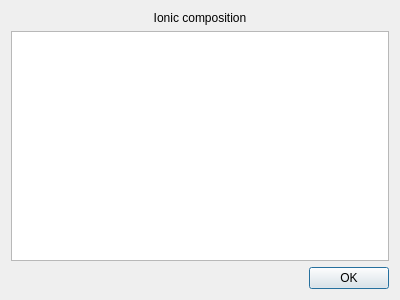
<?xml version="1.0" encoding="UTF-8"?>
<ui version="4.0">
 <class>IonicCompositionDialog</class>
 <widget class="QDialog" name="IonicCompositionDialog">
  <property name="geometry">
   <rect>
    <x>0</x>
    <y>0</y>
    <width>400</width>
    <height>300</height>
   </rect>
  </property>
  <property name="windowTitle">
   <string>Dialog</string>
  </property>
  <layout class="QVBoxLayout" name="verticalLayout">
   <item>
    <widget class="QLabel" name="ql_caption">
     <property name="text">
      <string>Ionic composition</string>
     </property>
     <property name="alignment">
      <set>Qt::AlignCenter</set>
     </property>
    </widget>
   </item>
   <item>
    <widget class="CopiableItemsTableView" name="qtvb_ionicComposition"/>
   </item>
   <item>
    <widget class="QDialogButtonBox" name="buttonBox">
     <property name="standardButtons">
      <set>QDialogButtonBox::Ok</set>
     </property>
    </widget>
   </item>
  </layout>
 </widget>
 <customwidgets>
  <customwidget>
   <class>CopiableItemsTableView</class>
   <extends>QTableView</extends>
   <header>src/ui/copiableitemstableview.h</header>
  </customwidget>
 </customwidgets>
 <resources/>
 <connections>
  <connection>
   <sender>buttonBox</sender>
   <signal>accepted()</signal>
   <receiver>IonicCompositionDialog</receiver>
   <slot>accept()</slot>
   <hints>
    <hint type="sourcelabel">
     <x>199</x>
     <y>278</y>
    </hint>
    <hint type="destinationlabel">
     <x>199</x>
     <y>149</y>
    </hint>
   </hints>
  </connection>
 </connections>
</ui>
